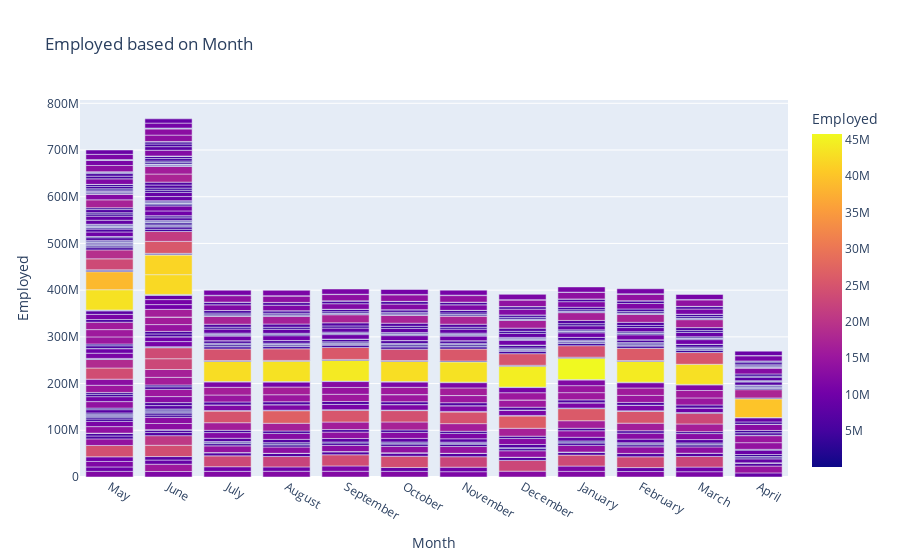

The notebook cell saved with this chart:
### Code cell
plot_1=px.bar(spl_1,x='Month',y='Employed',title="Employed based on Month",color='Employed')
plot_1.show()

### Figure 1 — Plotly figure (JSON) as saved in the notebook; plotly's stock layout.template omitted (floating-point values rounded to 4 significant figures; data arrays with more than 128 entries replaced by an {"elided": "..."} marker saying what was removed)
{"data": [{"alignmentgroup": "True", "hovertemplate": "Month=%{x}<br>Employed=%{marker.color}<extra></extra>", "legendgroup": "", "marker": {"color": {"elided": "740 int values"}, "coloraxis": "coloraxis", "pattern": {"shape": ""}}, "name": "", "offsetgroup": "", "orientation": "v", "showlegend": false, "textposition": "auto", "type": "bar", "x": {"elided": "740 str values"}, "xaxis": "x", "y": {"elided": "740 int values"}, "yaxis": "y"}], "layout": {"barmode": "relative", "coloraxis": {"colorbar": {"title": {"text": "Employed"}}, "colorscale": [[0, "#0d0887"], [0.1111, "#46039f"], [0.2222, "#7201a8"], [0.3333, "#9c179e"], [0.4444, "#bd3786"], [0.5556, "#d8576b"], [0.6667, "#ed7953"], [0.7778, "#fb9f3a"], [0.8889, "#fdca26"], [1, "#f0f921"]]}, "legend": {"tracegroupgap": 0}, "title": {"text": "Employed based on Month"}, "xaxis": {"anchor": "y", "domain": [0, 1], "title": {"text": "Month"}}, "yaxis": {"anchor": "x", "domain": [0, 1], "title": {"text": "Employed"}}}}
